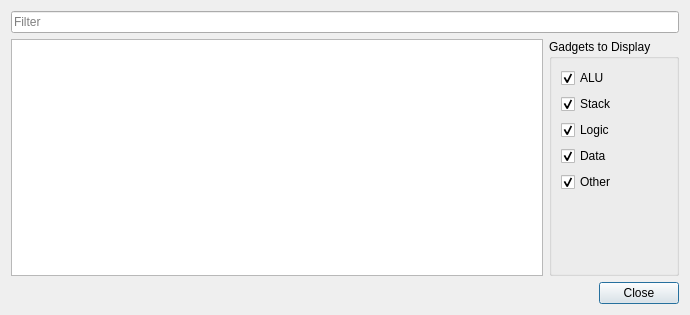
<?xml version="1.0" encoding="UTF-8"?>
<ui version="4.0">
 <class>ROPToolPlugin::DialogResults</class>
 <widget class="QDialog" name="ROPToolPlugin::DialogResults">
  <property name="geometry">
   <rect>
    <x>0</x>
    <y>0</y>
    <width>690</width>
    <height>315</height>
   </rect>
  </property>
  <property name="windowTitle">
   <string>ROP Tool Results</string>
  </property>
  <layout class="QGridLayout" name="gridLayout">
   <item row="1" column="0">
    <widget class="QTableView" name="tableView">
     <property name="font">
      <font>
       <family>Monospace</family>
      </font>
     </property>
     <property name="contextMenuPolicy">
      <enum>Qt::CustomContextMenu</enum>
     </property>
     <property name="editTriggers">
      <set>QAbstractItemView::NoEditTriggers</set>
     </property>
     <property name="alternatingRowColors">
      <bool>true</bool>
     </property>
     <property name="selectionMode">
      <enum>QAbstractItemView::SingleSelection</enum>
     </property>
     <property name="selectionBehavior">
      <enum>QAbstractItemView::SelectRows</enum>
     </property>
     <property name="sortingEnabled">
      <bool>true</bool>
     </property>
     <attribute name="horizontalHeaderStretchLastSection">
      <bool>true</bool>
     </attribute>
     <attribute name="verticalHeaderVisible">
      <bool>false</bool>
     </attribute>
    </widget>
   </item>
   <item row="1" column="1">
    <widget class="QGroupBox" name="groupBox">
     <property name="title">
      <string>Gadgets to Display</string>
     </property>
     <layout class="QVBoxLayout" name="verticalLayout">
      <item>
       <widget class="QCheckBox" name="chkShowALU">
        <property name="text">
         <string>ALU</string>
        </property>
        <property name="checked">
         <bool>true</bool>
        </property>
       </widget>
      </item>
      <item>
       <widget class="QCheckBox" name="chkShowStack">
        <property name="text">
         <string>Stack</string>
        </property>
        <property name="checked">
         <bool>true</bool>
        </property>
       </widget>
      </item>
      <item>
       <widget class="QCheckBox" name="chkShowLogic">
        <property name="text">
         <string>Logic</string>
        </property>
        <property name="checked">
         <bool>true</bool>
        </property>
       </widget>
      </item>
      <item>
       <widget class="QCheckBox" name="chkShowData">
        <property name="text">
         <string>Data</string>
        </property>
        <property name="checked">
         <bool>true</bool>
        </property>
       </widget>
      </item>
      <item>
       <widget class="QCheckBox" name="chkShowOther">
        <property name="text">
         <string>Other</string>
        </property>
        <property name="checked">
         <bool>true</bool>
        </property>
       </widget>
      </item>
      <item>
       <spacer name="verticalSpacer">
        <property name="orientation">
         <enum>Qt::Vertical</enum>
        </property>
        <property name="sizeHint" stdset="0">
         <size>
          <width>20</width>
          <height>48</height>
         </size>
        </property>
       </spacer>
      </item>
     </layout>
    </widget>
   </item>
   <item row="0" column="0" colspan="2">
    <widget class="QLineEdit" name="textFilter">
     <property name="placeholderText">
      <string>Filter</string>
     </property>
     <property name="clearButtonEnabled">
      <bool>true</bool>
     </property>
    </widget>
   </item>
   <item row="2" column="0" colspan="2">
    <widget class="QDialogButtonBox" name="buttonBox">
     <property name="orientation">
      <enum>Qt::Horizontal</enum>
     </property>
     <property name="standardButtons">
      <set>QDialogButtonBox::Close</set>
     </property>
    </widget>
   </item>
  </layout>
 </widget>
 <resources/>
 <connections>
  <connection>
   <sender>buttonBox</sender>
   <signal>accepted()</signal>
   <receiver>ROPToolPlugin::DialogResults</receiver>
   <slot>accept()</slot>
   <hints>
    <hint type="sourcelabel">
     <x>224</x>
     <y>326</y>
    </hint>
    <hint type="destinationlabel">
     <x>157</x>
     <y>274</y>
    </hint>
   </hints>
  </connection>
  <connection>
   <sender>buttonBox</sender>
   <signal>rejected()</signal>
   <receiver>ROPToolPlugin::DialogResults</receiver>
   <slot>reject()</slot>
   <hints>
    <hint type="sourcelabel">
     <x>292</x>
     <y>332</y>
    </hint>
    <hint type="destinationlabel">
     <x>286</x>
     <y>274</y>
    </hint>
   </hints>
  </connection>
 </connections>
</ui>
